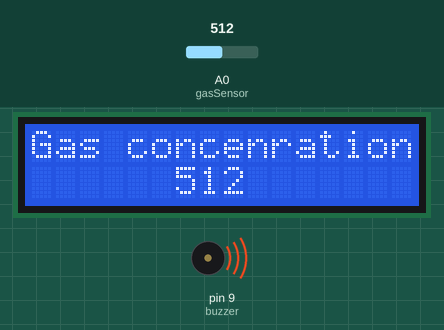
Recording of a sketch running on a simulated Arduino Uno, built with avr-gcc and run on an emulated ATmega328P. Shown: 16×2 character LCD, buzzer (waves = sounding, pin HIGH). The inputs (shaded band) are chosen by the test bench; at power-on: A0 (gasSensor) = 512.

Above: at 4.3 s.
4.4 s: A0 (gasSensor) set to 489
At 5.9 s:
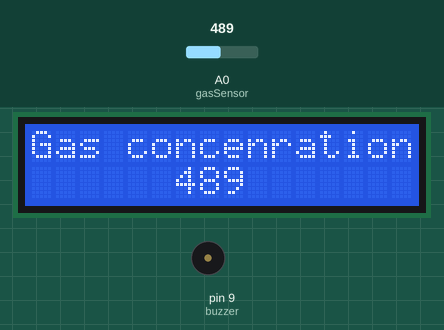
8.5 s: A0 (gasSensor) set to 510
At 9.9 s:
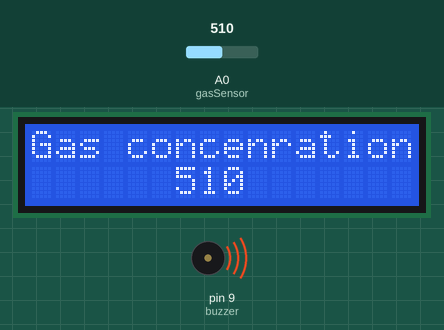
11.6 s: A0 (gasSensor) set to 490
At 12.4 s:
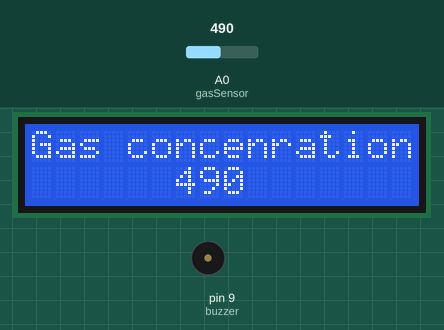
Timing chart, 0 to 14.6 s (numbered marks = the images above; inputs shaded):
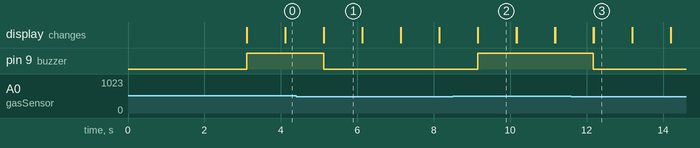

The sketch:

gas_monitor.ino
```cpp
/*
Gas Monitor Project
Final version 1
=================

#connections:
ARDUINO | SENSORS&DISPLAY
--------------------------
GND       GND (ALL)
5V        VCC (ALL)
A0        A0  (GAS)
A4        SDA (DISP)
A5        SCL (DISP)
9         OUTPUT (BUZZER)

*/

#include <Wire.h> // needed for use of LCD
#include <LiquidCrystal_I2C.h>  // LCD library

// creating object of the LiquidCrystal_I2C class (instance for our single display)
LiquidCrystal_I2C lcd(0x27, 2, 1, 0, 4, 5, 6, 7, 3, POSITIVE);

// put details here about your info, max. 16 characters per name
char project[] = " GasMonitor_TM ";  // PROJECT NAME
char team[] = " IUS ";  // TEAM NAME

// PIN DEFINITIONS
#define gasSensor A0
#define buzzer 9

// if the gas value goes abote threshold, the alarm goes off
// max sensor reading is 1023
#define THRESHOLD 500

void setup(){
  lcd.begin(16,2); // Defining the screen size of the display, 16 columns and 2 rows
  lcd.backlight(); // To Power ON the back light of the display

  // Loading screen, when the display is turning ON
  lcd.setCursor(0,0);
  lcd.print(project);
  lcd.setCursor(0,1);
  lcd.print(team);
  delay(3000);

  lcd.clear(); // Clear the screen
  lcd.setCursor(0,0); // Defining positon to write to (column, row)
  lcd.print("Gas concenration"); // 16 characters per line MAX

  pinMode(buzzer, OUTPUT); // setting the buzzer pin to OUTPUT mode
  pinMode(gasSensor, INPUT); // setting the gas sensor pin to INPUT mode (not need to write actually, because ANALOG pins are INPUT ONLY)
}

void loop(){
  int gasSensorValue = analogRead(gasSensor); // reading the gas value

  // check if the threshold is surpassed
  // if yes => turn on the alarm
  // if not => turn off the alarm
  if(gasSensorValue >= THRESHOLD){
    digitalWrite(buzzer, HIGH);
  }else{
    digitalWrite(buzzer, LOW);
  }

  lcd.setCursor(6,1); // Setting to middle of the screen
  lcd.print(gasSensorValue); // Print gas value

  delay(1000); // read every 1 second

  // clear the second row only
  lcd.setCursor(6,1);
  lcd.print("    ");
}
```

Measured:
- the behaviour switches between 500 and 499 on A0 (gasSensor) (found by bisection; images 0 and 1)
- after the input at 4.4 s, pin 9 (buzzer): HIGH → LOW after 0.72 s; the display: first differs from a run without the input after 0.72 s (image 1)
- after the input at 8.5 s, pin 9 (buzzer): LOW → HIGH after 0.65 s; the display: first differs from a run without the input after 0.66 s (image 2)
- after the input at 11.6 s, pin 9 (buzzer): HIGH → LOW after 0.58 s; the display: first differs from a run without the input after 0.58 s (image 3)
- what the display in image 1 shows lasts 1.0 s, from 5.1 s to 6.1 s
